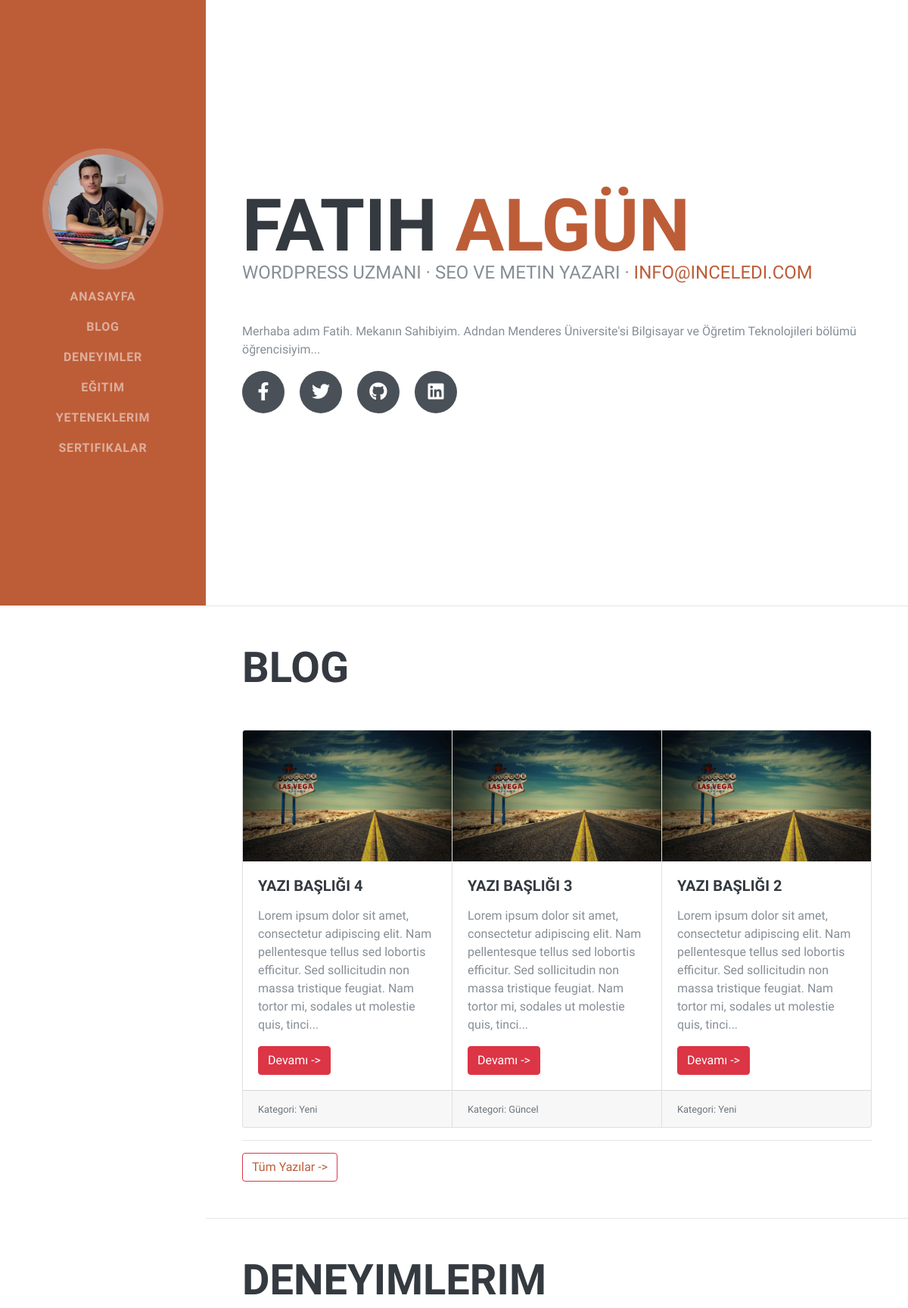
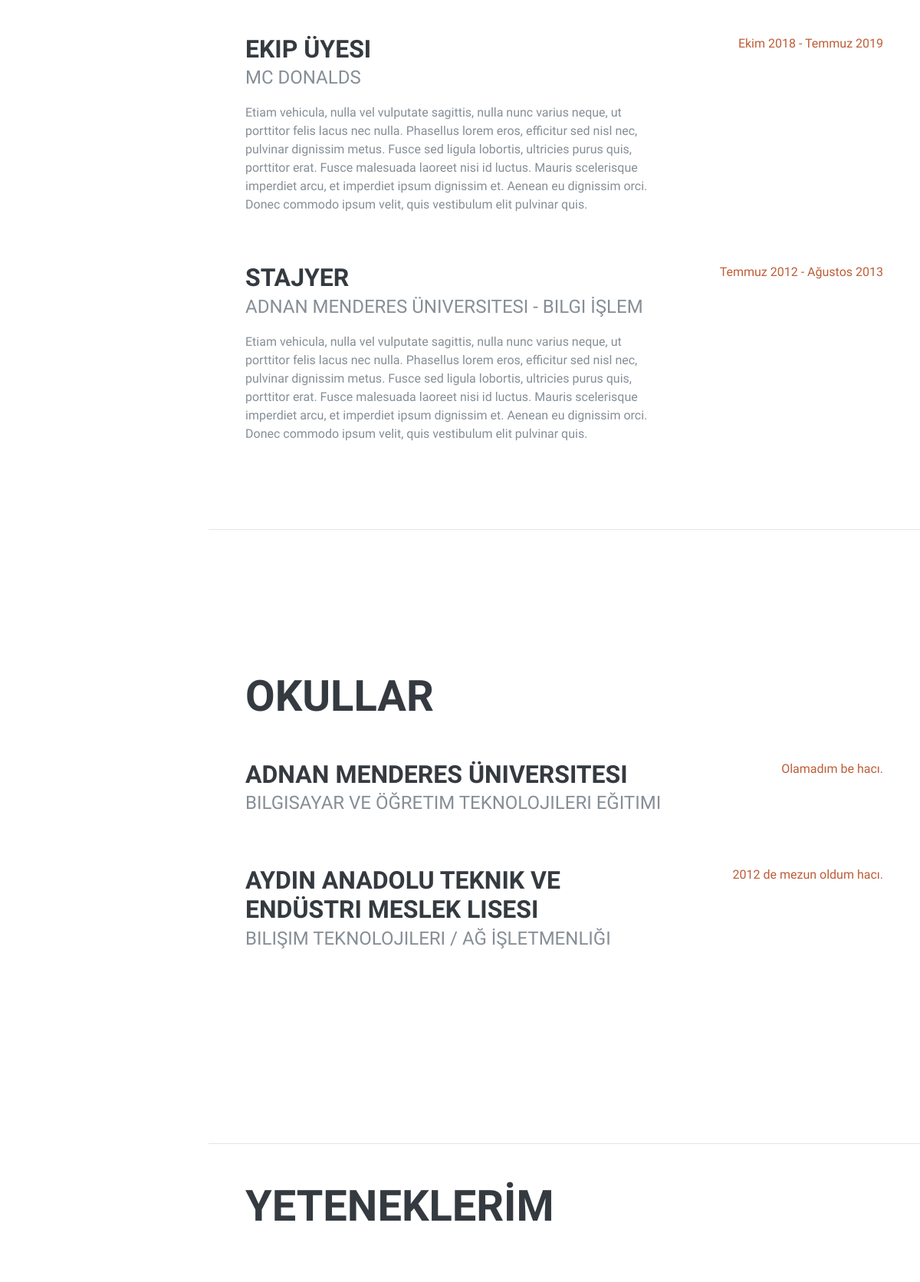
The page /index.php?sayfa=home (upper part) on the database its author committed (2 pictures, top to bottom).
### tables this page shows
CREATE TABLE `site_bilgiler` (
  `degisken` varchar(255) NOT NULL,
  `deger` text NOT NULL
);

CREATE TABLE `yazilar` (
  `id` int(11) NOT NULL,
  `yazi_baslik` varchar(255) NOT NULL,
  `link` varchar(255) NOT NULL,
  `yazi_metni` text NOT NULL,
  `kategori` varchar(255) NOT NULL,
  `resim` varchar(255) NOT NULL,
  `tarih` datetime NOT NULL
);

CREATE TABLE `deneyimler` (
  `id` int(11) NOT NULL,
  `deneyim` varchar(255) NOT NULL,
  `firma` varchar(255) NOT NULL,
  `aciklama` text NOT NULL,
  `calisma_suresi` varchar(255) NOT NULL
);

CREATE TABLE `okullar` (
  `id` int(11) NOT NULL,
  `okul_adi` varchar(255) NOT NULL,
  `bilgi` varchar(255) NOT NULL,
  `mezuniyet_tarihi` varchar(255) NOT NULL
);

### index.php (called while the page is built, shortened)
<?php
include('pages/header.php');
include('pages/navs.php');
yonlendir();
include('pages/footer.php');
?>

### functions/db.php (called while the page is built, shortened)
<?php
class DB {
	static $pdo = null;
	static $charset = 'UTF8';
	static $last_stmt = null;
	public static function instance()
	{
		return
			self::$pdo == null ?
				self::init() :
				self::$pdo;
	}
	public static function init()
	{
		self::$pdo = new PDO(
			'mysql:host=' . MYSQL_HOST .';dbname=' . MYSQL_DB,
			MYSQL_USER,
			MYSQL_PASS
		);
		self::$pdo->exec('SET NAMES `' . self::$charset . '`');
		self::$pdo->setAttribute(PDO::ATTR_DEFAULT_FETCH_MODE, PDO::FETCH_OBJ);
		return self::$pdo;
	}
	public static function query($query, $bindings = null)
	{
		if(is_null($bindings))
		{
			if(!self::$last_stmt = self::instance()->query($query))
				return false;
		}
		else
		{
			self::$last_stmt = self::prepare($query);
			if(!self::$last_stmt->execute($bindings))
				return false;
		}
		return self::$last_stmt;
	}
	public static function getRow($query, $bindings = null)
	{
		if(!$stmt = self::query($query, $bindings))
			return false;
		return $stmt->fetch();
	}
	public static function get($query, $bindings = null)
	{
		if(!$stmt = self::query($query, $bindings))
			return false;
		$result = array();
		foreach($stmt as $row)
			$result[] = $row;
		return $result;
	}
}

### functions/homefunctions.php (the view, shortened to what this page needs)
<?php
$isim = bilgicek('isim');
$soyisim = bilgicek('soyisim');
$bilgi1 = bilgicek('bilgi1');
$bilgi2 = bilgicek('bilgi2');
$mail = bilgicek('mail');
$info = bilgicek('info');
$facebook_link = bilgicek('facebook_link');
$twitter_link = bilgicek('twitter_link');
$linkedin_link = bilgicek('linkedin_link');
$github_link = bilgicek('github_link');
function deneyimleriyaz(){
$deneyimler = cokluvericek('deneyimler');
foreach($deneyimler as $deneyim){
	echo '<div class="resume-item d-flex flex-column flex-md-row justify-content-between mb-5">
          <div class="resume-content">
            <h3 class="mb-0">' . $deneyim -> deneyim .'</h3>
            <div class="subheading mb-3">' . $deneyim -> firma .'</div>
            <p>' . $deneyim -> aciklama .'</p>
          </div>
          <div class="resume-date text-md-right">
            <span class="text-primary">' . $deneyim -> calisma_suresi .'</span>
          </div>
        </div>';
}
}
function okullariyaz(){
$okullar = cokluvericek('okullar');
foreach($okullar as $okul){
	echo '<div class="resume-item d-flex flex-column flex-md-row justify-content-between mb-5">
          <div class="resume-content">
            <h3 class="mb-0">'. $okul -> okul_adi .'</h3>
            <div class="subheading mb-3">'. $okul -> bilgi .'</div>
          </div>
          <div class="resume-date text-md-right">
            <span class="text-primary">'. $okul -> mezuniyet_tarihi .'</span>
          </div>
        </div>';
}
}
function yazilariyaz(){
$yazilar = cokluvericek('yazilar', 3, True);
foreach($yazilar as $yazi){
	echo '<div class="card">
		<img src="'. $yazi -> resim .'" class="card-img-top" alt="..." >
		<div class="card-body">
		  <h5 class="card-title">'. $yazi -> yazi_baslik .'</h5>
		  <p class="card-text">'. substr($yazi -> yazi_metni, 0, 200) . '...</p>
		  <a href="index.php?sayfa=oku&yazi='. seflink ($yazi -> yazi_baslik) .'" class="btn btn-danger">Devamı -></a>
		</div>
		<div class="card-footer">
		  <small class="text-muted">Kategori: '. $yazi -> kategori .'  </small>
		</div>
	  </div> ';
}
}
?>

### pages/navs.php (shortened to what this page needs)
<body id="page-top">
  <nav class="navbar navbar-expand-lg navbar-dark bg-primary fixed-top" id="sideNav">
    <a class="navbar-brand js-scroll-trigger" href="#page-top">
      <span class="d-none d-lg-block">
        <img class="img-fluid img-profile rounded-circle mx-auto mb-2" src="<?php echo bilgicek('resim_profil'); ?>" alt="">
      </span>
    </a>
    <div class="collapse navbar-collapse" id="navbarSupportedContent">
      <ul class="navbar-nav">
		<li class="nav-item">
          <a class="nav-link js-scroll-trigger" href="index.php?sayfa=home">Anasayfa</a>
        </li>
		<li class="nav-item">
          <a class="nav-link js-scroll-trigger" href="index.php?sayfa=home#blog">Blog</a>
        </li>
        <li class="nav-item">
          <a class="nav-link js-scroll-trigger" href="index.php?sayfa=home#experience">Deneyimler</a>
        </li>
        <li class="nav-item">
          <a class="nav-link js-scroll-trigger" href="index.php?sayfa=home#education">Eğitim</a>
        </li>
        <li class="nav-item">
          <a class="nav-link js-scroll-trigger" href="index.php?sayfa=home#skills">Yeteneklerim</a>
        </li>
        <li class="nav-item">
          <a class="nav-link js-scroll-trigger" href="index.php?sayfa=home#awards">Sertifikalar</a>
        </li>
      </ul>
    </div>
  </nav>
  <div class="container-fluid p-0">

### pages/home.php (shortened to what this page needs)
<?php
include ("functions/homefunctions.php");
?>
    <section class="resume-section p-3 p-lg-5 d-flex align-items-center" id="about">
      <div class="w-100">
        <h1 class="mb-0"><?php echo $isim; ?>
          <span class="text-primary"><?php echo $soyisim; ?></span>
        </h1>
        <div class="subheading mb-5"><?php echo $bilgi1 ?> · <?php echo $bilgi2 ?> ·
          <a href="mailto:<?php echo $mail ?>"><?php echo $mail ?></a>
        </div>
        <p class="lead mb-5"><?php echo $info ?>
		<div class="social-icons">
          <a href="<?php echo $facebook_link ?>">
            <i class="fab fa-facebook-f"></i>
          </a>
          <a href="<?php echo $twitter_link ?>">
            <i class="fab fa-twitter"></i>
          </a>
          <a href="<?php echo $github_link?>">
            <i class="fab fa-github"></i>
          </a>
          <a href="<?php echo $linkedin_link?>">
            <i class="fab fa-linkedin"></i>
          </a>
        </div>
      </div>
    </section>
	<hr class="m-0">
    <section class="resume-section p-3 p-lg-5 d-flex justify-content-center" id="blog">
	  <div class="w-100">
        <h2 class="mb-5">Blog<br></h2>
	<div class="card-group">
		<?php yazilariyaz(); ?>
	</div>
	<hr>
	<button type="button" class="btn btn-outline-danger"><a href="index.php?sayfa=arsiv">Tüm Yazılar -></a></button>
      </div>
    </section>
    <hr class="m-0">
    <section class="resume-section p-3 p-lg-5 d-flex justify-content-center" id="experience">
      <div class="w-100">
        <h2 class="mb-5">Deneyimlerim</h2>
		<?php deneyimleriyaz(); ?>
      </div>
    </section>
    <hr class="m-0">
    <section class="resume-section p-3 p-lg-5 d-flex align-items-center" id="education">
      <div class="w-100">
        <h2 class="mb-5">Okullar</h2>
        <?php okullariyaz(); ?>
        </div>
	</section>
    <hr class="m-0">
    <section class="resume-section p-3 p-lg-5 d-flex align-items-center" id="skills">
      <div class="w-100">
        <h2 class="mb-5">YETENEKLERİM</h2>
<br><br>
      </div>
    </section>

### rows shown on the page
site_bilgiler: deger (picture)
site_bilgiler: deger "FATIH"
site_bilgiler: deger "ALGÜN"
site_bilgiler: deger "WORDPRESS UZMANI"
site_bilgiler: deger "SEO VE METIN YAZARI"
site_bilgiler: deger "INFO@INCELEDI.COM"
site_bilgiler: deger "Merhaba adım Fatih. Mekanın Sahibiyim. Adndan Menderes Üniversite'si Bilgisayar ve Öğretim Teknolojileri bölümü öğrencisiyim..."
yazilar: resim (picture), yazi_baslik "YAZI BAŞLIĞI 4", yazi_metni "Lorem ipsum dolor sit amet, consectetur adipiscing elit. Nam pellentesque tellus sed lobortis efficitur. Sed sollicitudin non massa tristique feugiat. Nam tortor mi, sodales ut molestie quis, tinci", kategori "Yeni"
yazilar: resim (picture), yazi_baslik "YAZI BAŞLIĞI 3", yazi_metni "Lorem ipsum dolor sit amet, consectetur adipiscing elit. Nam pellentesque tellus sed lobortis efficitur. Sed sollicitudin non massa tristique feugiat. Nam tortor mi, sodales ut molestie quis, tinci", kategori "Güncel"
yazilar: resim (picture), yazi_baslik "YAZI BAŞLIĞI 2", yazi_metni "Lorem ipsum dolor sit amet, consectetur adipiscing elit. Nam pellentesque tellus sed lobortis efficitur. Sed sollicitudin non massa tristique feugiat. Nam tortor mi, sodales ut molestie quis, tinci", kategori "Yeni"
deneyimler: deneyim "EKIP ÜYESI", firma "MC DONALDS", aciklama "Etiam vehicula, nulla vel vulputate sagittis, nulla nunc varius neque, ut porttitor felis lacus nec nulla. Phasellus lorem eros, efficitur sed nisl nec, pulvinar dignissim metus. Fusce sed ligula lobortis, ultricies purus quis, porttitor erat. Fusce malesuada laoreet nisi id luctus. Mauris scelerisque imperdiet arcu, et imperdiet ipsum dignissim et. Aenean eu dignissim orci. Donec commodo ipsum velit, quis vestibulum elit pulvinar quis.", calisma_suresi "Ekim 2018 - Temmuz 2019"
deneyimler: deneyim "STAJYER", firma "ADNAN MENDERES ÜNIVERSITESI - BILGI İŞLEM", aciklama "Etiam vehicula, nulla vel vulputate sagittis, nulla nunc varius neque, ut porttitor felis lacus nec nulla. Phasellus lorem eros, efficitur sed nisl nec, pulvinar dignissim metus. Fusce sed ligula lobortis, ultricies purus quis, porttitor erat. Fusce malesuada laoreet nisi id luctus. Mauris scelerisque imperdiet arcu, et imperdiet ipsum dignissim et. Aenean eu dignissim orci. Donec commodo ipsum velit, quis vestibulum elit pulvinar quis.", calisma_suresi "Temmuz 2012 - Ağustos 2013"
okullar: okul_adi "ADNAN MENDERES ÜNIVERSITESI", bilgi "BILGISAYAR VE ÖĞRETIM TEKNOLOJILERI EĞITIMI", mezuniyet_tarihi "Olamadım be hacı."
okullar: okul_adi "AYDIN ANADOLU TEKNIK VE ENDÜSTRI MESLEK LISESI", bilgi "BILIŞIM TEKNOLOJILERI / AĞ İŞLETMENLIĞI", mezuniyet_tarihi "2012 de mezun oldum hacı."
